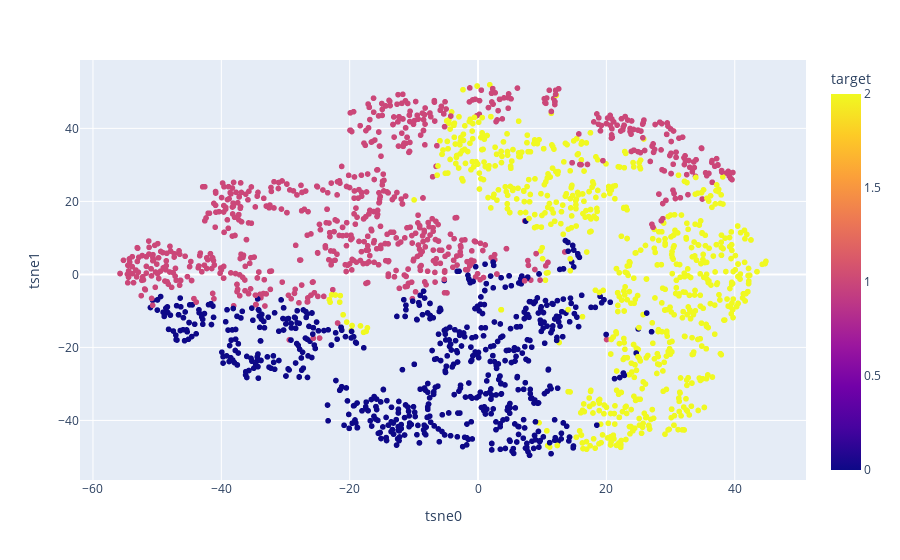

Source (notebook cell):
### Markdown cell above
Розподіл дуже схожий на PCA

### Code cell
tsne_2 = TSNE(n_components=2, random_state=0)
X_tsne_data_2 = tsne_2.fit_transform(X_scaled)
df_tsne_2 = pd.DataFrame(X_tsne_data_2, columns=['tsne0', 'tsne1'])
df_tsne_2['target'] = labels
px.scatter(df_tsne_2, x='tsne0', y='tsne1', color='target')

### Figure 1 — Plotly figure (JSON) as saved in the notebook; plotly's stock layout.template omitted (floating-point values rounded to 4 significant figures; data arrays with more than 128 entries replaced by an {"elided": "..."} marker saying what was removed)
{"data": [{"hovertemplate": "tsne0=%{x}<br>tsne1=%{y}<br>target=%{marker.color}<extra></extra>", "legendgroup": "", "marker": {"color": {"elided": "2239 int values"}, "coloraxis": "coloraxis", "symbol": "circle"}, "mode": "markers", "name": "", "showlegend": false, "type": "scattergl", "x": {"elided": "2239 float values"}, "xaxis": "x", "y": {"elided": "2239 float values"}, "yaxis": "y"}], "layout": {"coloraxis": {"colorbar": {"title": {"text": "target"}}, "colorscale": [[0, "#0d0887"], [0.1111, "#46039f"], [0.2222, "#7201a8"], [0.3333, "#9c179e"], [0.4444, "#bd3786"], [0.5556, "#d8576b"], [0.6667, "#ed7953"], [0.7778, "#fb9f3a"], [0.8889, "#fdca26"], [1, "#f0f921"]]}, "legend": {"tracegroupgap": 0}, "margin": {"t": 60}, "xaxis": {"anchor": "y", "domain": [0, 1], "title": {"text": "tsne0"}}, "yaxis": {"anchor": "x", "domain": [0, 1], "title": {"text": "tsne1"}}}}
